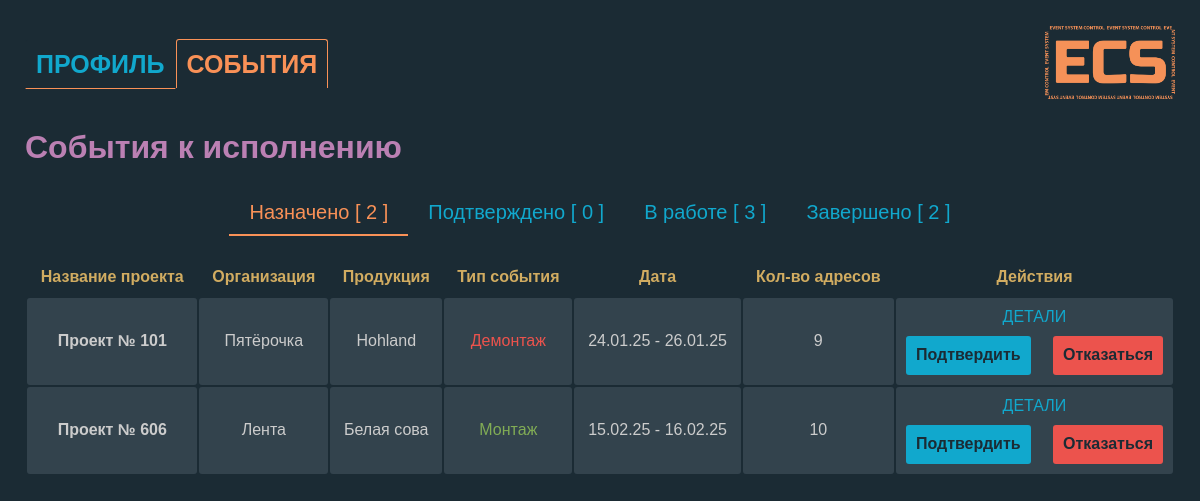
Page /projects/assigned-events/ (signed in) on the earlier database version.
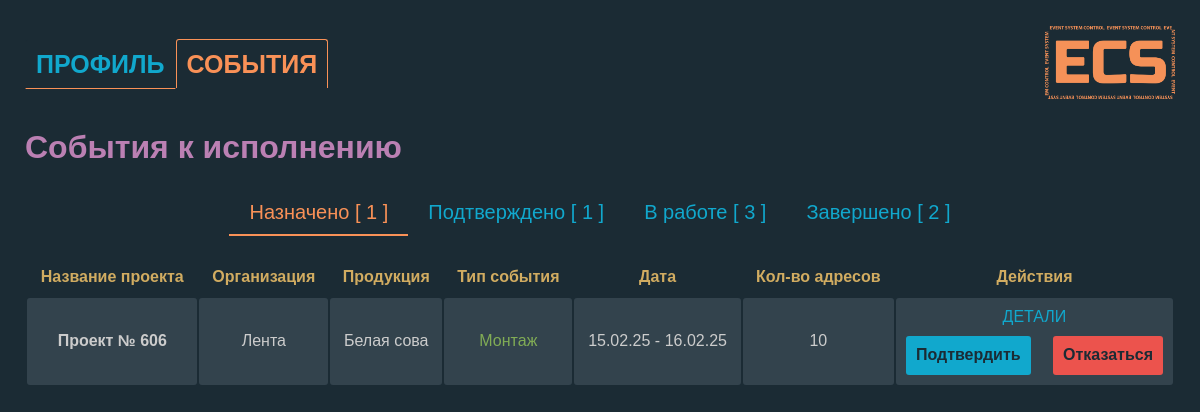
Same page on the later database version.
### projects/models.py (models this page shows, shortened)
class Event(models.Model):
    EVENT_TYPES = (
        ('montage', 'Монтаж'),
        ('audit', 'Аудит'),
        ('dismantle', 'Демонтаж'),
    )
    STATUS_CHOICES = [
        ('created', 'Создано'),
        ('assigned', 'Назначено'),
        ('in_progress', 'В работе'),
        ('completed', 'Завершено'),
    ]
    project = models.ForeignKey(Project, related_name='events', on_delete=models.CASCADE)
    event_type = models.CharField(choices=EVENT_TYPES, max_length=20)
    status = models.CharField(max_length=11, choices=STATUS_CHOICES, default='created')
    description = models.TextField(blank=True)
    photo_count = models.IntegerField()
    event_date = models.DateField()
    duration_days = models.IntegerField()
    assigned_users = models.ManyToManyField(User, through='EventUser', blank=True, related_name='events_as_assignee')
    def due_date(self):
        return self.event_date + timezone.timedelta(days=self.duration_days)

class Project(models.Model):
    user = models.ForeignKey(User, on_delete=models.CASCADE)  # Убрали null=True
    name = models.CharField(max_length=255)
    description = models.TextField(blank=True)
    excel_file = models.FileField(upload_to='excel/', null=True, blank=True)
    organization = models.CharField(max_length=255, blank=True, null=True)  # Новое поле
    product = models.CharField(max_length=255, blank=True, null=True)  # Новое поле

### projects/views.py (the view)
# urls.py: path('assigned-events/', views.assigned_events_list, name='assigned_events_list'),
@login_required
def assigned_events_list(request):
    current_user = request.user
    event_users_by_status = {
        'assigned': EventUser.objects.filter(user=current_user, status='assigned').order_by('event__event_date'),
        'confirmed': EventUser.objects.filter(user=current_user, status='confirmed').order_by('event__event_date'),
        'in_progress': EventUser.objects.filter(user=current_user, status='in_progress').order_by('event__event_date'),
        'completed': EventUser.objects.filter(user=current_user, status='completed').order_by('event__event_date'),
    }
    event_data_by_status = {}
    status_display_map = dict(EventUser.STATUS_CHOICES)
    manager_api_key = None
    for status, events in event_users_by_status.items():
        status_display = status_display_map.get(status, status)
        event_data_by_status[status] = {
            'display': status_display,
            'count': events.count(),
            'events': [
                (e.event, e.event.addresses.filter(assigned_user=current_user).count())
                for e in events
            ]
        }
        if manager_api_key is None and events.exists():
            first_event = events.first().event
            manager_api_key = first_event.project.user.profile.api_key
    in_progress_addresses = []
    in_progress_count = 0
    if 'in_progress' in event_users_by_status:
        in_progress_events = event_users_by_status['in_progress']
        in_progress_count = in_progress_events.count()  # Получаем количество событий 'in_progress'
        for event_user in in_progress_events:
            event_addresses = event_user.event.addresses.filter(assigned_user=current_user)
            in_progress_addresses.extend(event_addresses)
    return render(request, 'projects/assigned_events_list.html', {
        'event_data_by_status': event_data_by_status,
        'in_progress_addresses': in_progress_addresses if in_progress_addresses else None,
        'manager_api_key': manager_api_key,  # Передаем API ключ менеджера
        'in_progress_count': in_progress_count,  # Передаем count в шаблон
    })

### projects/templates/projects/assigned_events_list.html (shortened to what this page needs)
<!DOCTYPE html>
<html lang="ru_RU">
<head>
    {% load static %}
    <link rel="stylesheet" href="{% static 'css/normalize.css' %}">
    <link rel="stylesheet" href="{% static 'css/styles.css' %}">
    <link rel="stylesheet" href="{% static 'css/assigned-events-list.css' %}">
</head>
<body class="page">
    <header class="page__header">
        <nav class="nav">
            <ul class="nav__list">
                <li class="nav__item">
                    <a class="nav__link nav__link--inactive" href="{% url 'executor_profile' %}">Профиль</a>
                </li>
                <li class="nav__item">
                    <a class="nav__link nav__link--active">События</a>
                </li>
            </ul>
        </nav>
        <div class="logo">
            <img class="logo__img" src="{% static 'img/logo.png' %}" alt="Логотип">
        </div>
    </header>
    <main class="assigned-events__content">
        <h1 class="page__title">События к исполнению</h1>
        <div class="assigned-events__tabs" id="tabs">
            {% for status, data in event_data_by_status.items %}
                <div class="tab {% if forloop.first %}active{% endif %}" data-status="{{ status }}">
                    {{ data.display }} [ {{ data.count }} ]
                </div>
            {% endfor %}
        </div>
        <div id="tab-contents">
            {% for status, data in event_data_by_status.items %}
            <div class="tab-content {% if forloop.first %}active{% endif %}" id="content-{{ status }}">
                <table class="assigned-events__table">
                    {% if data.events %}
                        <thead class="assigned-events__table-thead">
                            <tr class="assigned-events__table-thead-tr">
                                <th class="assigned-events__table-thead-th">Название проекта</th>
                                <th class="assigned-events__table-thead-th">Организация</th>
                                <th class="assigned-events__table-thead-th">Продукция</th>
                                <th class="assigned-events__table-thead-th">Тип события</th>
                                <th class="assigned-events__table-thead-th">Дата</th>
                                <th class="assigned-events__table-thead-th">Кол-во адресов</th>
                                <th class="assigned-events__table-thead-th">Действия</th>
                            </tr>
                        </thead>
                    {% endif %}
                    <tbody class="assigned-events__table-tbody">
                        {% for event, assigned_address_count in data.events %}
                            <tr class="assigned-events__table-tbody-tr" data-url="{% url 'event_detail' event.id %}">
                                <td class="assigned-events__table-td"><strong>{{ event.project.name }}</strong></td>
                                <td class="assigned-events__table-td">{{ event.project.organization }}</td>
                                <td class="assigned-events__table-td">{{ event.project.product }}</td>
                                <td class="assigned-events__table-td
                                    {% if event.get_event_type_display == 'Монтаж' %} event-type--montage
                                    {% elif event.get_event_type_display == 'Аудит' %} event-type--audit
                                    {% elif event.get_event_type_display == 'Демонтаж' %} event-type--demontage
                                    {% endif %}">
                                    {{ event.get_event_type_display }}
                                </td>
                                <td class="assigned-events__table-td">{{ event.event_date|date:"d.m.y" }} - {{ event.due_date|date:"d.m.y" }}</td>
                                <td class="assigned-events__table-td">{{ assigned_address_count }}</td>
                                <td class="assigned-events__table-td">
                                    <a class="assigned-events__table-td-link" href="{% url 'event_detail' event.id %}">Детали</a>
                                    {% if status == 'assigned' %}
                                    <div class="assigned-events__table-td-btns">
                                        <button type="button" class="confirm-btn btn" data-event-id="{{ event.id }}" data-user-id="{{ request.user.id }}">Подтвердить</button>
                                        <form action="{% url 'event_remove' event.id %}" method="post" class="remove-form">
                                            <button type="button" class="remove-btn btn" data-event-name="{{ event.project.name }}" data-event-type="{{ event.get_event_type_display }}">Отказаться</button>
                                        </form>
                                    </div>
                                    {% endif %}
                                </td>
                            </tr>
                            {% empty %}
                            <tr>
                                <td colspan="7">Нет событий со статусом "{{ data.display|lower }}".</td>
                            </tr>
                        {% endfor %}
                    </tbody>
                </table>
            </div>
            {% endfor %}
        </div>
    </main>
</body>
</html>

### static/css/styles.css (style rules this page uses)
html { box-sizing: border-box; }
*, *::before, *::after { box-sizing: inherit; }
a { color: inherit; text-decoration: none; }
img { max-width: 100%; }
ul { list-style: none; margin: 0; padding: 0; }
body { font-family: 'font', sans-serif; }
.page { max-width: 1200px; margin: 0 auto; padding: 25px; color: rgb(204 204 204); background-color: rgb(27 43 52); }
.page__header { display: flex; justify-content: space-between; align-items: center; margin-bottom: 25px; width: 100%; }
.nav { padding: 25px 0; }
.nav__list { display: flex; }
.nav__link { padding: 10px; border: 1px solid rgb(27 43 52); border-radius: 3px 3px 0 0; font-size: 25px; font-weight: bold; text-transform: uppercase; color: rgb(17 168 205); }
.nav__link--active { border-color: rgb(249 145 87); border-bottom: none; border-radius: 3px 3px 0 0; color: rgb(249 145 87); }
.nav__link--inactive { border-bottom: 1px solid rgb(249 145 87); }
.logo { width: 130px; }
.btn { padding: 10px; border: none; border-radius: 3px; cursor: pointer; font-weight: bold; color: rgb(27 43 52); }
.page__title { margin: 0; margin-bottom: 25px; font-weight: bold; color: rgb(187 128 179); }

### static/css/assigned-events-list.css (style rules this page uses)
.assigned-events__tabs { display: flex; justify-content: center; }
.tab { display: inline-block; padding: 10px 20px; cursor: pointer; font-size: 20px; color: rgb(17 168 205); }
.tab.active { border-bottom: 2px solid rgb(249 145 87); color: rgb(249 145 87); }
.tab-content { display: none; padding: 20px 0; }
.tab-content.active { display: block; }
.assigned-events__table { width: 100%; margin-bottom: 25px; }
.assigned-events__table-thead-th { padding: 10px; color: rgb(209 172 97); }
.assigned-events__table-td { padding: 10px; border-radius: 3px; text-align: center; background-color: rgb(51 67 77); }
.event-type--montage { color: rgb(129 172 85); }
.assigned-events__table-td:last-child { display: flex; flex-direction: column; row-gap: 10px; border-radius: 3px; }
.assigned-events__table-td-link { text-transform: uppercase; color: rgb(17 168 205); }
.assigned-events__table-td-btns { display: flex; justify-content: space-between; column-gap: 10px; }
.confirm-btn { color: rgb(27 43 52); background-color: rgb(17 168 205); }
.remove-btn { color: rgb(27 43 52); background-color: rgb(236 83 77); }

Differences in the rows shown:
no longer on this page (row edited): Event: project.name "Проект № 101", project.organization "Пятёрочка", project.product "Hohland", event_type "Демонтаж", event_date "24.01.25", due_date "26.01.25", assigned_address_count "9"
Other differences:
new list line: "Назначено [ 1 ]"
new list line: "Подтверждено [ 1 ]"
list line gone: "Назначено [ 2 ]"
list line gone: "Подтверждено [ 0 ]"
